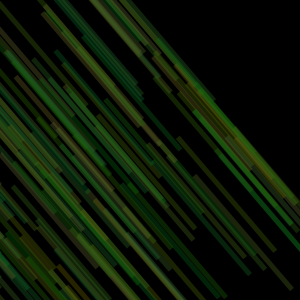
Frame 1 (no input)
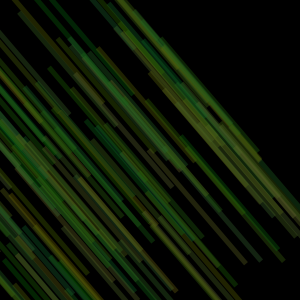
Frame 60 (the mouse pressed at the canvas centre just before this capture)
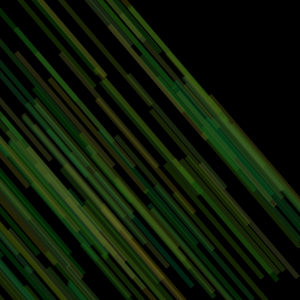
Frame 120 (the mouse held since frame 60 and released just before this capture)

The Processing sketch that drew these frames (run headless with seeded random() and noise(); from frame 60 on, the mouse is pressed at the canvas centre):

// Processing sketch: processing_39775
// ── processing_39775.pde

//Irina Shumskaya
//6.1

int num = 150; // 150 variables
 
// create the arrays
float[] x = new float[num]; // x-coordinate
float[] y = new float[num]; // y-coordinate
float[] speed = new float[num]; // speed
 
void setup() {
  size(300, 300);
  smooth();
 
  // seed the array
  for (int i=0; i < num;i++) {
    x[i] = random(width);
    y[i] = random(height);
    speed[i] = random(1, 7);
  }
}
 
void draw() {
  background(0);
   
  for (int i=0; i < num; i++) {
     
    //rotate the composition 15 degrees and adjust the origin
    pushMatrix();
    rotate(15);
   translate(-100,-120);
     
     
    // draw a set of rectangles with variation in fill
    noStroke();
    fill(random (110),100,random (50),90);
    rect(x[i],-y[i],5, 150);
  
     
    popMatrix();
     
    // set variables speed
    y[i] = y[i] + speed[i];
    if (y[i] > height) {
      y[i] = 0;
    }
  }
}
